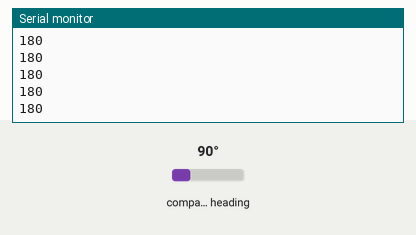
The sketch below on a simulated Arduino Uno, built with avr-gcc and run on an emulated ATmega328P. Shown: the last lines printed to the serial monitor. Wiring (inferred from the names in the program): QMC5883L compass at I2C address 0x0D. Inputs (shaded band) come from the test bench; at power-on: compass heading 90°.

Above: at 1.2 s.
1.3 s: compass heading set to 7°
At 1.36 s:
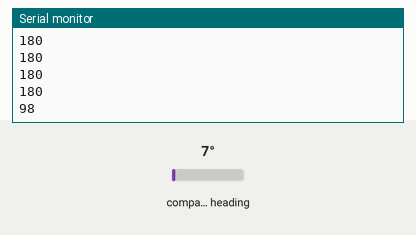
2.8 s: compass heading set to 180°
At 2.8 s:
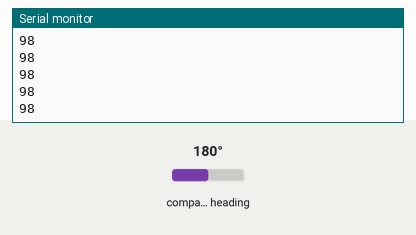
Timing chart, 0 to 5.8 s (numbered marks = the images above; inputs shaded):
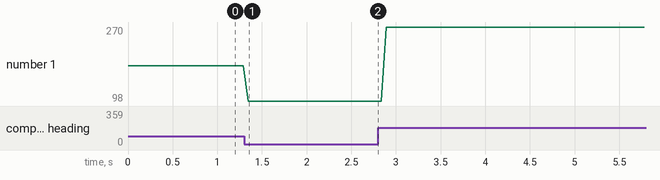

The sketch:

Compass_Module.ino
```cpp
// Compass Module Code
// Author: Tansel A Kahraman
// Last Modified: 22/04/2020
// Description:
/*  Reads in value from a HMC5883L Compass.
 *  Convert the readings from the x and y axis into degree bearings to be used with an autonomous robot.
 *  The values read are already smoothed out, but then further averaged by the last 25 values for a smoother reading.
 */

#include <math.h>
#include "QMC5883LCompass.h"

// Constants and variables used by the compass module.
QMC5883LCompass compass;
const int ArraySize = 25;
int AveragingXArray[ArraySize];
int AveragingYArray[ArraySize];
int AveragingLoop = 0;

// Procedure for setting up the compass module for communication.
void setupCompass() {
  Serial.begin(9600);
  compass.init();

  /*
   *   call setSmoothing(STEPS, ADVANCED);
   *
   *   STEPS     = int   The number of steps to smooth the results by. Valid 1 to 10.
   *                     Higher steps equals more smoothing but longer process time.
   *
   *   ADVANCED  = bool  Turn advanced smoothing on or off. True will remove the max and min values from each step and then process as normal.
   *                     Turning this feature on will results in even more smoothing but will take longer to process.
   *
   */
  compass.setSmoothing(3,true);
}


// Procedure for reading, averaging and converting values from the compass to degrees.
int readCompass() {
  int x, xAve;
  int y, yAve;
  int dirAngle;
  long xAveBuff, yAveBuff;

  // Read compass values.
  compass.read();

  // Return XY readings.
  x = compass.getX();
  y = compass.getY();
 // Serial.println("X: " + String(x));
 // Serial.println("Y: " + String(y));

/*
  // Store XY readings into averaging array.
  AveragingXArray[AveragingLoop] = x;
  AveragingYArray[AveragingLoop] = y;
  AveragingLoop++;
  if (AveragingLoop >= ArraySize) AveragingLoop = 0;

  // Calculate the average x value.
  xAveBuff = 0;
  for (int i = 0; i < ArraySize; i++) {
    xAveBuff += AveragingXArray[i];
  }
  xAve = xAveBuff / ArraySize;

  // Calculate the average y value.
  yAveBuff = 0;
  for (int j = 0; j < ArraySize; j++) {
    yAveBuff += AveragingYArray[j];
  }
  yAve = yAveBuff / ArraySize;
*/
  // Calculate the direction in degrees.
  dirAngle = atan2(x, y)/0.0174532925;
  dirAngle = 360 - dirAngle + 180; //added to adjust sensor (for southern hemisphere?)
  if (dirAngle < 0) dirAngle+=360;
  if (dirAngle >= 360) dirAngle-=360;

  return dirAngle;
}


void setup() {
  setupCompass();
}

void loop() {
  int degreesRead = 0;
  degreesRead = readCompass();
  Serial.print(degreesRead);
  Serial.println();

  delay(50);
}
```

QMC5883LCompass.cpp
```cpp
// (licence header left out)
#include "Arduino.h"
#include "QMC5883LCompass.h"
#include <Wire.h>

QMC5883LCompass::QMC5883LCompass() {
}


/**
	INIT
	Initialize Chip - This needs to be called in the sketch setup() function.

	@since v0.1;
**/
void QMC5883LCompass::init(){
	Wire.begin();
	_writeReg(0x0B,0x01);
	setMode(0x01,0x0C,0x10,0X00);
}


/**
	SET ADDRESS
	Set the I2C Address of the chip. This needs to be called in the sketch setup() function.

	@since v0.1;
**/
// Set I2C Address if different then default.
void QMC5883LCompass::setADDR(byte b){
	_ADDR = b;
}


/**
	REGISTER
	Write the register to the chip.

	@since v0.1;
**/
// Write register values to chip
void QMC5883LCompass::_writeReg(byte r, byte v){
	Wire.beginTransmission(_ADDR);
	Wire.write(r);
	Wire.write(v);
	Wire.endTransmission();
}


/**
	CHIP MODE
	Set the chip mode.

	@since v0.1;
**/
// Set chip mode
void QMC5883LCompass::setMode(byte mode, byte odr, byte rng, byte osr){
	_writeReg(0x09,mode|odr|rng|osr);
}


/**
	RESET
	Reset the chip.

	@since v0.1;
**/
// Reset the chip
void QMC5883LCompass::setReset(){
	_writeReg(0x0A,0x80);
}

// 1 = Basic 2 = Advanced
void QMC5883LCompass::setSmoothing(byte steps, bool adv){
	_smoothUse = true;
	_smoothSteps = ( steps > 10) ? 10 : steps;
	_smoothAdvanced = (adv == true) ? true : false;
}


/**
	READ
	Read the XYZ axis and save the values in an array.

	@since v0.1;
**/
void QMC5883LCompass::read(){
	Wire.beginTransmission(_ADDR);
	Wire.write(0x00);
	int err = Wire.endTransmission();
	if (!err) {
		Wire.requestFrom(_ADDR, (byte)7);
		_vRaw[0] = (int)(int16_t)(Wire.read() | Wire.read() << 8);
		_vRaw[1] = (int)(int16_t)(Wire.read() | Wire.read() << 8);
		_vRaw[2] = (int)(int16_t)(Wire.read() | Wire.read() << 8);

		if ( _smoothUse ) {
			_smoothing();
		}

		byte overflow = Wire.read() & 0x02;
		//return overflow << 2;
	}
}


/**
	SMOOTH OUTPUT
	This function smooths the output for the XYZ axis. Depending on the options set in
	@see setSmoothing(), we can run multiple methods of smoothing the sensor readings.

	First we store (n) samples of sensor readings for each axis and store them in a rolling array.
	As each new sensor reading comes in we replace it with a new reading. Then we average the total
	of all (n) readings.

	Advanced Smoothing
	If you turn advanced smoothing on, we will select the min and max values from our array
	of (n) samples. We then subtract both the min and max from the total and average the total of all
	(n - 2) readings.

	NOTE: This function does several calculations and can cause your sketch to run slower.

	@since v0.3;
**/
void QMC5883LCompass::_smoothing(){
	byte max = 0;
	byte min = 0;

	if ( _vScan > _smoothSteps - 1 ) { _vScan = 0; }

	for ( int i = 0; i < 3; i++ ) {
		if ( _vTotals[i] != 0 ) {
			_vTotals[i] = _vTotals[i] - _vHistory[_vScan][i];
		}
		_vHistory[_vScan][i] = _vRaw[i];
		_vTotals[i] = _vTotals[i] + _vHistory[_vScan][i];

		if ( _smoothAdvanced ) {
			max = 0;
			for (int j = 0; j < _smoothSteps - 1; j++) {
				max = ( _vHistory[j][i] > _vHistory[max][i] ) ? j : max;
			}

			min = 0;
			for (int k = 0; k < _smoothSteps - 1; k++) {
				min = ( _vHistory[k][i] < _vHistory[min][i] ) ? k : min;
			}

			_vSmooth[i] = ( _vTotals[i] - (_vHistory[max][i] + _vHistory[min][i]) ) / (_smoothSteps - 2);
		} else {
			_vSmooth[i] = _vTotals[i]  / _smoothSteps;
		}
	}

	_vScan++;
}


/**
	GET X AXIS
	Read the X axis

	@since v0.1;
	@return int x axis
**/
int QMC5883LCompass::getX(){
	return ( _smoothUse ) ? _vSmooth[0] : _vRaw[0];
}


/**
	GET Y AXIS
	Read the Y axis

	@since v0.1;
	@return int y axis
**/
int QMC5883LCompass::getY(){
	return ( _smoothUse ) ? _vSmooth[1] : _vRaw[1];
}


/**
	GET Z AXIS
	Read the Z axis

	@since v0.1;
	@return int z axis
**/
int QMC5883LCompass::getZ(){
	return ( _smoothUse ) ? _vSmooth[2] : _vRaw[2];
}


/**
	GET AZIMUTH
	Calculate the azimuth (in degrees);

	@since v0.1;
	@return int azimuth
**/
int QMC5883LCompass::getAzimuth(){
	int a = atan2( getY(), getX() ) * 180.0 / PI;
	return a < 0 ? 360 + a : a;
}


/**
	GET BEARING
	Divide the 360 degree circle into 16 equal parts and then return the a value of 0-15
	based on where the azimuth is currently pointing.

	@since v1.0.1 - function now requires azimuth parameter.
	@since v0.2.0 - initial creation

	@return byte direction of bearing
*/
byte QMC5883LCompass::getBearing(int azimuth){
	unsigned long a = azimuth / 22.5;
	unsigned long r = a - (int)a;
	byte sexdec = 0;
	sexdec = ( r >= .5 ) ? ceil(a) : floor(a);
	return sexdec;
}


/**
	This will take the location of the azimuth as calculated in getBearing() and then
	produce an array of chars as a text representation of the direction.

	NOTE: This function does not return anything since it is not possible to return an array.
	Values must be passed by reference back to your sketch.

	Example:

	( if direction is in 1 / NNE)

	char myArray[3];
	compass.getDirection(myArray, azimuth);

	Serial.print(myArray[0]); // N
	Serial.print(myArray[1]); // N
	Serial.print(myArray[2]); // E


	@see getBearing();

	@since v1.0.1 - function now requires azimuth parameter.
	@since v0.2.0 - initial creation
*/
void QMC5883LCompass::getDirection(char* myArray, int azimuth){
	int d = getBearing(azimuth);
	myArray[0] = _bearings[d][0];
	myArray[1] = _bearings[d][1];
	myArray[2] = _bearings[d][2];
}
```

QMC5883LCompass.h
```cpp
#ifndef QMC5883L_Compass
#define QMC5883L_Compass

#include "Arduino.h"
#include "Wire.h"


class QMC5883LCompass{

  public:
    QMC5883LCompass();
	void init();
    void setADDR(byte b);
    void setMode(byte mode, byte odr, byte rng, byte osr);
	void setSmoothing(byte steps, bool adv);
    void setReset();
    void read();
	int getX();
	int getY();
	int getZ();
	int getAzimuth();
	byte getBearing(int azimuth);
	void getDirection(char* myArray, int azimuth);

  private:
    void _writeReg(byte reg,byte val);
	bool _smoothUse = false;
	byte _smoothSteps = 5;
	bool _smoothAdvanced = false;
    byte _ADDR = 0x0D;
	int _vRaw[3] = {0,0,0};
	int _vHistory[10][3];
	int _vScan = 0;
	long _vTotals[3] = {0,0,0};
	int _vSmooth[3] = {0,0,0};
	void _smoothing();
	const char _bearings[16][3] =  {
		{' ', ' ', 'N'},
		{'N', 'N', 'E'},
		{' ', 'N', 'E'},
		{'E', 'N', 'E'},
		{' ', ' ', 'E'},
		{'E', 'S', 'E'},
		{' ', 'S', 'E'},
		{'S', 'S', 'E'},
		{' ', ' ', 'S'},
		{'S', 'S', 'W'},
		{' ', 'S', 'W'},
		{'W', 'S', 'W'},
		{' ', ' ', 'W'},
		{'W', 'N', 'W'},
		{' ', 'N', 'W'},
		{'N', 'N', 'W'},
	};


};

#endif
```

Measured:
- after the input at 1.3 s, the serial monitor: prints a new line at once (image 1)
- plotted number 1: 180 → 98 after the input at 1.3 s, 98 → 270 after the input at 2.8 s
